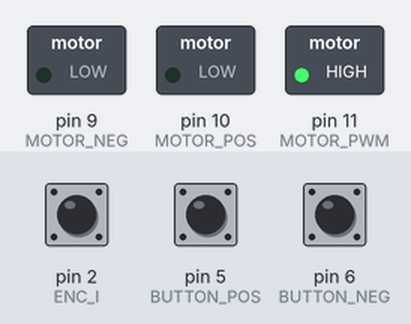
The sketch below on a simulated Arduino Uno, built with avr-gcc and run on an emulated ATmega328P. Shown: switched loads named in the sketch (green lamp = pin HIGH). The test bench sets the inputs (shaded band); at power-on: pin 5 (BUTTON_POS) LOW, pin 6 (BUTTON_NEG) LOW, pin 2 (ENC_I) HIGH. What the sketch prints to the serial monitor is not drawn.

Above: at 3.7 s.
3.8 s: pin 5 (BUTTON_POS) pulled HIGH for 0.15 s
At 3.9 s:
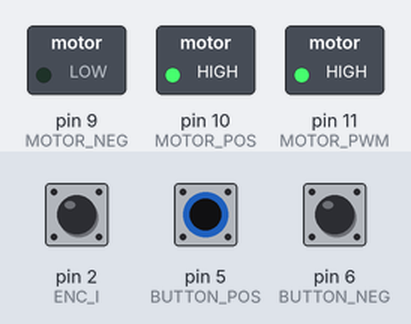
5.5 s: pin 5 (BUTTON_POS) pulled HIGH for 3.2 s
At 9.4 s:
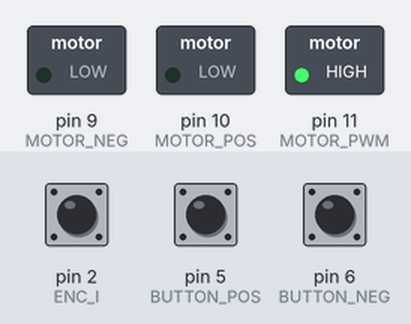
10.2 s: pin 6 (BUTTON_NEG) pulled HIGH for 3.2 s
At 10.8 s:
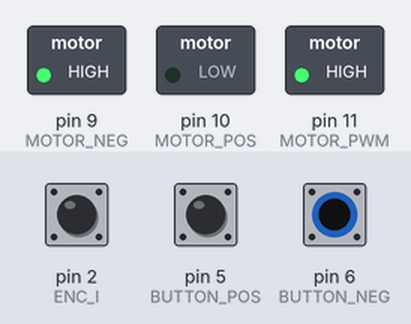
14.9 s: pin 5 (BUTTON_POS) driven HIGH and pin 6 (BUTTON_NEG) driven HIGH
At 16.3 s:
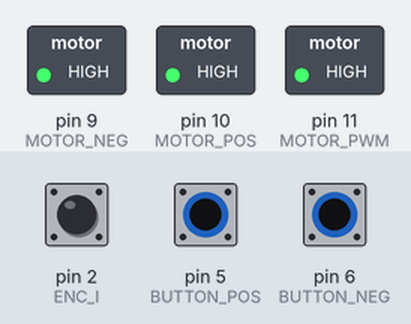
Timing chart, 0 to 17.4 s (numbered marks = the images above; inputs shaded):
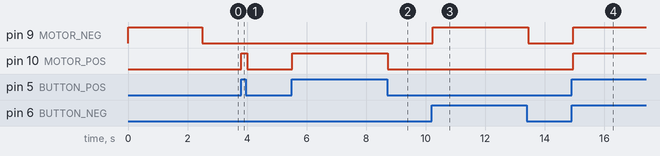

The sketch:

epson_axis_test.ino
```cpp
//Sam Baker - 05/23/2022
//Testing salvaged encoder for Epson linear rail with interrupt
//encoder currently only outputting one digital signal (so no directional iformation available)
//Using L298 motor controller for tests

//10cm approx 736 posedge

#define ENC_I 2

#define MOTOR_PWM 11
#define MOTOR_POS 10
#define MOTOR_NEG 9

#define BUTTON_NEG 6
#define BUTTON_POS 5

#define POS 1
#define NEG 0

//This is not suuuper accurate but will work for now
#define DMULTIPLIER 10.0/736

//At 12V only works at full output (100% duty cycle)
#define PWM_DUTY 100

//counts posedges from encoder
int enc_count = 0;
int last_enc_count = 0;

int motor_dir = 0;

//(cm)
float distance = 0.0;

void setup() {
  //Feedback
  Serial.begin(115200);

  //Motor Control
  pinMode(MOTOR_PWM, OUTPUT);
  pinMode(MOTOR_POS, OUTPUT);
  pinMode(MOTOR_NEG, OUTPUT);

  pinMode(BUTTON_POS, INPUT);
  pinMode(BUTTON_NEG, INPUT);

  //Input from encoder (Blue wire from carrage)
  pinMode(ENC_I, INPUT);

  //Interrupts
  attachInterrupt(0, enc_ISR, RISING);
  //Would like to use interrupts for control as well
  //Why does the arduino only have two interrupt GPIOs... v.v


  //set motor speed
  int set_duty = (255*PWM_DUTY)/100;
  analogWrite(MOTOR_PWM, set_duty);

  home_axis();
  }


void loop() {
  if (digitalRead(BUTTON_POS)){
    motor_dir = POS;
    digitalWrite(MOTOR_POS, HIGH);
    }
   else{
    digitalWrite(MOTOR_POS, LOW);
    }

  if (digitalRead(BUTTON_NEG)){
    motor_dir = NEG;
    digitalWrite(MOTOR_NEG, HIGH);
    }
   else{
    digitalWrite(MOTOR_NEG, LOW);
    }

  distance = enc_count * DMULTIPLIER;
  Serial.println(distance);
  delay(100);

}


//increment enc_counter when input from encoder goes high
void enc_ISR(){
  if(motor_dir == POS) enc_count ++;
  else if (motor_dir == NEG) enc_count --;
  }


void home_axis(){
  do{
    digitalWrite(MOTOR_NEG, HIGH);
    last_enc_count = enc_count;
    delay(2500);
    }while(last_enc_count != enc_count);

    digitalWrite(MOTOR_NEG, LOW);
    enc_count = 0;
  }
```

Measured:
- after the input at 3.8 s, pin 10 (MOTOR_POS): LOW → HIGH at once, → LOW 0.20 s later
- after the input at 5.5 s, pin 10 (MOTOR_POS): LOW → HIGH at once, → LOW 3.2 s later
- after the input at 10.2 s, pin 9 (MOTOR_NEG): LOW → HIGH at once, → LOW 3.2 s later
- after the input at 14.9 s, pin 9 (MOTOR_NEG), pin 10 (MOTOR_POS): LOW → HIGH after 0.05 s
